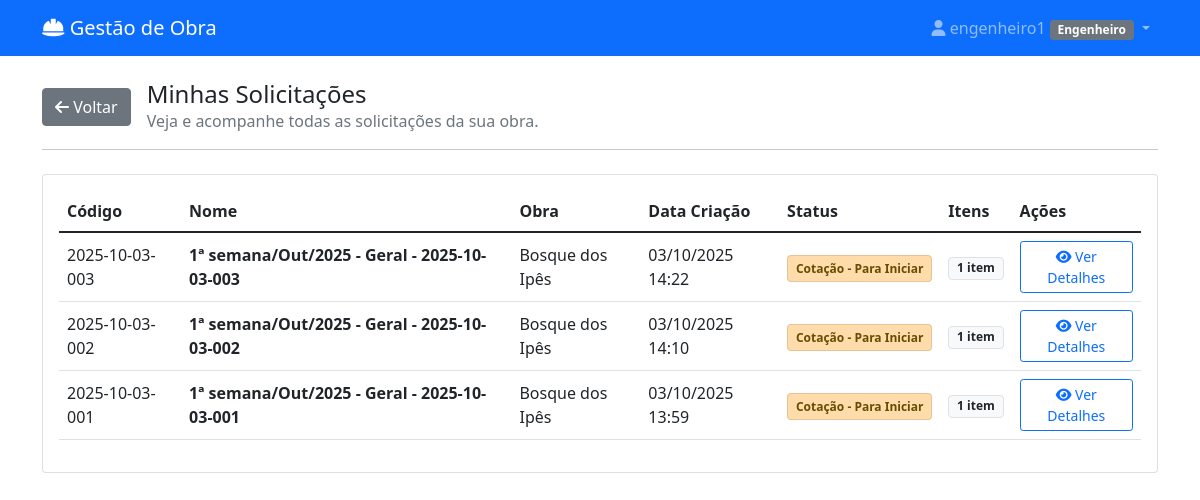
/solicitacoes/ (signed in), run on an earlier commit of the app's database.
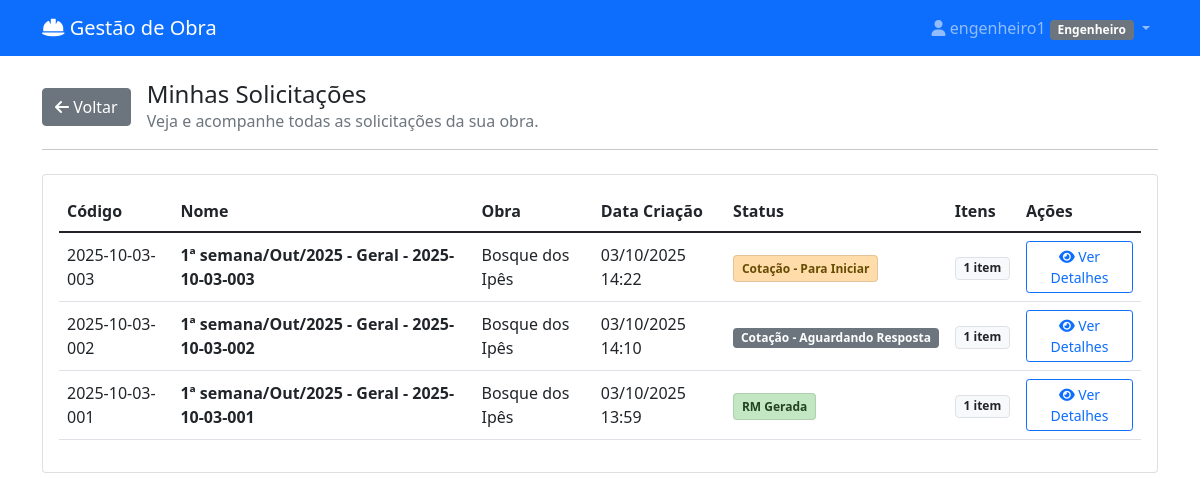
And on a later commit of the database.
### materiais/models.py (models this page shows, shortened)
class SolicitacaoCompra(models.Model):
    STATUS_CHOICES = [
        ('rascunho', 'Rascunho'),
        ('pendente_aprovacao', 'Pendente de Aprovação'),
        ('aprovado_engenharia', 'Aprovado - Engenharia'),
        ('aprovada', 'Cotação - Para Iniciar'),
        ('rejeitada', 'Rejeitada'),
        ('em_cotacao', 'Cotação - Em Andamento'),
        ('aguardando_resposta', 'Cotação - Aguardando Resposta'),
        ('cotacao_selecionada', 'Cotação - Recebida/Analisar'),
        ('finalizada', 'RM Gerada'),
        ('a_caminho', 'A Caminho'),
        ('recebida_parcial', 'Recebida Parcialmente'),  # <-- NOVO STATUS ADICIONADO
        ('recebida', 'Recebida'),
    ]
    numero = models.CharField(max_length=100, unique=True, blank=True, verbose_name="Código")
    solicitante = models.ForeignKey(User, on_delete=models.CASCADE, related_name='solicitacoes')
    obra = models.ForeignKey(Obra, on_delete=models.CASCADE, null=True, blank=True)
    destino = models.ForeignKey(
        DestinoEntrega,
        on_delete=models.SET_NULL,
        null=True,
        blank=True,
        verbose_name="Destino de Entrega"
    )
    categoria_sc = models.ForeignKey(
        CategoriaSC,
        on_delete=models.SET_NULL,
        null=True,
        blank=True,
        verbose_name="Categoria da SC"
    )
    data_criacao = models.DateTimeField(auto_now_add=True)
    data_necessidade = models.DateField()
    justificativa = models.TextField(verbose_name="Observação Geral")
    is_emergencial = models.BooleanField(default=False, verbose_name="Solicitação Emergencial")
    status = models.CharField(max_length=20, choices=STATUS_CHOICES, default='rascunho')
    aprovador = models.ForeignKey(User, on_delete=models.SET_NULL, null=True, blank=True, related_name='aprovacoes')
    data_aprovacao = models.DateTimeField(null=True, blank=True)
    observacoes_aprovacao = models.TextField(blank=True)
    data_recebimento = models.DateTimeField(null=True, blank=True, verbose_name="Data de Recebimento")
    recebedor = models.ForeignKey(User, on_delete=models.CASCADE, verbose_name="Recebedor", null=True, blank=True)
    sc_mae = models.ForeignKey(
        'self',
        on_delete=models.SET_NULL,
        null=True,
        blank=True,
        related_name='scs_filhas'
    )
    @property
    def nome_descritivo(self):
        if not self.numero or not self.data_criacao:
            return "SC em criação..."
        data = timezone.localtime(self.data_criacao)
        semana_do_mes = (data.day - 1) // 7 + 1
        meses = ['Jan', 'Fev', 'Mar', 'Abr', 'Mai', 'Jun', 'Jul', 'Ago', 'Set', 'Out', 'Nov', 'Dez']
        mes_str = meses[data.month - 1]
        ano_str = data.strftime('%Y')
        categoria_nome = self.categoria_sc.nome if self.categoria_sc else "Geral"
        return f"{semana_do_mes}ª semana/{mes_str}/{ano_str} - {categoria_nome} - {self.numero}"

class Obra(models.Model):
    nome = models.CharField(max_length=100, verbose_name="Nome da Obra")
    endereco = models.CharField(max_length=200, blank=True, verbose_name="Endereço")
    data_inicio = models.DateField(null=True, blank=True, verbose_name="Data de Início")
    data_fim = models.DateField(null=True, blank=True, verbose_name="Data de Fim")
    ativa = models.BooleanField(default=True, verbose_name="Ativa")
    class Meta:
        verbose_name = "Obra"
        verbose_name_plural = "Obras"

### materiais/views.py (the view, shortened to what this page needs)
# urls.py: path('solicitacoes/', views.lista_solicitacoes, name='lista_solicitacoes'),
@login_required
def lista_solicitacoes(request):
    status_filtrado = request.GET.get('status', None)
    user = request.user
    if user.perfil == 'diretor':
        base_query = SolicitacaoCompra.objects.all()
    elif user.perfil in ['almoxarife_escritorio', 'almoxarife_obra', 'engenheiro']:
        user_obras = user.obras.all()
        if user_obras.exists():
            base_query = SolicitacaoCompra.objects.filter(obra__in=user_obras)
        else:
            base_query = SolicitacaoCompra.objects.none()
    else:
        base_query = SolicitacaoCompra.objects.none()
    solicitacoes = base_query
    context = {
        'solicitacoes': solicitacoes.select_related('obra').order_by('-data_criacao'),
        'status_filtrado': status_filtrado,
        'status_choices': dict(SolicitacaoCompra.STATUS_CHOICES)
    }
    return render(request, 'materiais/lista_solicitacoes.html', context)

### materiais/templates/materiais/lista_solicitacoes.html (shortened to what the changed rows need)
{% extends 'materiais/base.html' %}
{% load materiais_extras %}
{% block content %}
<div class="card">
    <div class="card-body">
        {% if solicitacoes %}
            <div class="table-responsive">
                <table class="table table-hover align-middle">
                    <thead>
                        <tr>
                            <th>Código</th>
                            <th>Nome</th>
                            <th>Obra</th>
                            <th>Data Criação</th>
                            <th>Status</th>
                            <th>Itens</th>
                            <th>Ações</th>
                        </tr>
                    </thead>
                    <tbody>
                        {% for solicitacao in solicitacoes %}
                        <tr>
                            <td>
                                {{ solicitacao.numero }}
                            </td>
                            <td><strong>{{ solicitacao.nome_descritivo }}</strong></td>
                            <td>{{ solicitacao.obra.nome|default:"-" }}</td>
                            <td>{{ solicitacao.data_criacao|date:"d/m/Y H:i" }}</td>
                            <td>
                                {% if solicitacao.status == 'pendente_aprovacao' %}
                                    <span class="status-badge badge-aberto">{{ solicitacao.get_status_display }}</span>
                                {% elif solicitacao.status == 'aprovada' %}
                                    <span class="status-badge badge-aprovado">{{ solicitacao.get_status_display }}</span>
                                {% elif solicitacao.status == 'em_cotacao' %}
                                    <span class="status-badge badge-cotacao">{{ solicitacao.get_status_display }}</span>
                                {% elif solicitacao.status == 'cotacao_selecionada' %}
                                    <span class="status-badge badge-cotacao-selecionada">{{ solicitacao.get_status_display }}</span>
                                {% elif solicitacao.status == 'finalizada' %}
                                    <span class="status-badge badge-finalizada">{{ solicitacao.get_status_display }}</span>
                                {% elif solicitacao.status == 'a_caminho' %}
                                    <span class="status-badge badge-caminho">{{ solicitacao.get_status_display }}</span>
                                {% elif solicitacao.status == 'recebida' %}
                                    <span class="status-badge badge-entregue">{{ solicitacao.get_status_display }}</span>
                                {% elif solicitacao.status == 'rejeitada' %}
                                    <span class="status-badge badge-rejeitada">{{ solicitacao.get_status_display }}</span>
                                {% else %}
                                    <span class="badge bg-secondary">{{ solicitacao.get_status_display }}</span>
                                {% endif %}
                            </td>
                            <td>
                                <span class="badge bg-light text-dark border">{{ solicitacao.itens.count }} item{{ solicitacao.itens.count|pluralize:"s" }}</span>
                            </td>
                            <td>
                                <button class="btn btn-sm btn-outline-primary btn-ver-detalhes"
                                        data-bs-toggle="modal"
                                        data-bs-target="#modalDetalhesSC"
                                        data-sc-id="{{ solicitacao.id }}">
                                    <i class="fas fa-eye"></i> Ver Detalhes
                                </button>
                            </td>
                        </tr>
                        {% endfor %}
                    </tbody>
                </table>
            </div>
        {% else %}
            <div class="text-center p-5">
                <i class="fas fa-inbox fa-3x text-muted mb-3"></i>
                <h5>Nenhuma solicitação encontrada</h5>
            </div>
        {% endif %}
    </div>
</div>
{% endblock %}

What changed in the data, as far as the page shows it:
changed SolicitacaoCompra: status "Cotação - Para Iniciar" → "Cotação - Aguardando Resposta"
changed SolicitacaoCompra id 1: status "Cotação - Para Iniciar" → "RM Gerada"
